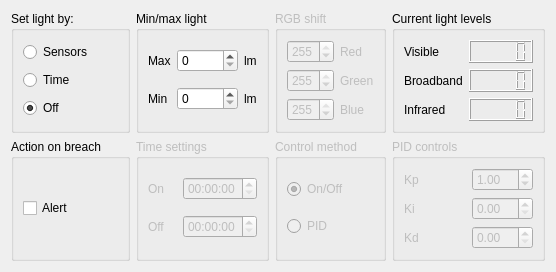
              <widget class="QWidget" name="tab_3">
               <attribute name="title">
                <string>Light</string>
               </attribute>
               <layout class="QGridLayout" name="gridLayout_2">
                <item row="2" column="3">
                 <layout class="QGridLayout" name="gridLayout">
                  <item row="0" column="0">
                   <widget class="QGroupBox" name="groupBox_38">
                    <property name="enabled">
                     <bool>false</bool>
                    </property>
                    <property name="title">
                     <string>Control method</string>
                    </property>
                    <layout class="QHBoxLayout" name="horizontalLayout_67">
                     <item>
                      <layout class="QGridLayout" name="gridLayout_37">
                       <item row="0" column="0">
                        <widget class="QRadioButton" name="light_control_onoff">
                         <property name="text">
                          <string>On/Off</string>
                         </property>
                         <property name="checked">
                          <bool>true</bool>
                         </property>
                        </widget>
                       </item>
                       <item row="1" column="0">
                        <widget class="QRadioButton" name="light_control_pid">
                         <property name="text">
                          <string>PID</string>
                         </property>
                        </widget>
                       </item>
                      </layout>
                     </item>
                    </layout>
                   </widget>
                  </item>
                 </layout>
                </item>
                <item row="0" column="1">
                 <widget class="QGroupBox" name="groupBox_4">
                  <property name="sizePolicy">
                   <sizepolicy hsizetype="MinimumExpanding" vsizetype="Preferred">
                    <horstretch>0</horstretch>
                    <verstretch>0</verstretch>
                   </sizepolicy>
                  </property>
                  <property name="title">
                   <string>Min/max light</string>
                  </property>
                  <layout class="QHBoxLayout" name="horizontalLayout_5">
                   <item>
                    <layout class="QGridLayout" name="gridLayout_4">
                     <item row="1" column="2">
                      <widget class="QLabel" name="label_4">
                       <property name="text">
                        <string>lm</string>
                       </property>
                      </widget>
                     </item>
                     <item row="0" column="1">
                      <widget class="QSpinBox" name="light_light_max">
                       <property name="maximum">
                        <number>10000</number>
                       </property>
                      </widget>
                     </item>
                     <item row="1" column="0">
                      <widget class="QLabel" name="label_2">
                       <property name="text">
                        <string>Min</string>
                       </property>
                      </widget>
                     </item>
                     <item row="0" column="0">
                      <widget class="QLabel" name="label">
                       <property name="text">
                        <string>Max</string>
                       </property>
                      </widget>
                     </item>
                     <item row="0" column="2">
                      <widget class="QLabel" name="label_3">
                       <property name="text">
                        <string>lm</string>
                       </property>
                      </widget>
                     </item>
                     <item row="1" column="1">
                      <widget class="QSpinBox" name="light_light_min">
                       <property name="maximum">
                        <number>10000</number>
                       </property>
                      </widget>
                     </item>
                    </layout>
                   </item>
                  </layout>
                 </widget>
                </item>
                <item row="0" column="3">
                 <widget class="QGroupBox" name="groupBox_2">
                  <property name="enabled">
                   <bool>false</bool>
                  </property>
                  <property name="sizePolicy">
                   <sizepolicy hsizetype="MinimumExpanding" vsizetype="Preferred">
                    <horstretch>0</horstretch>
                    <verstretch>0</verstretch>
                   </sizepolicy>
                  </property>
                  <property name="title">
                   <string>RGB shift</string>
                  </property>
                  <layout class="QHBoxLayout" name="horizontalLayout_7">
                   <item>
                    <layout class="QGridLayout" name="gridLayout_6">
                     <item row="0" column="0">
                      <widget class="QSpinBox" name="light_rgb_red">
                       <property name="enabled">
                        <bool>false</bool>
                       </property>
                       <property name="maximum">
                        <number>255</number>
                       </property>
                       <property name="value">
                        <number>255</number>
                       </property>
                      </widget>
                     </item>
                     <item row="1" column="0">
                      <widget class="QSpinBox" name="light_rgb_green">
                       <property name="enabled">
                        <bool>false</bool>
                       </property>
                       <property name="maximum">
                        <number>255</number>
                       </property>
                       <property name="value">
                        <number>255</number>
                       </property>
                      </widget>
                     </item>
                     <item row="2" column="0">
                      <widget class="QSpinBox" name="light_rgb_blue">
                       <property name="enabled">
                        <bool>false</bool>
                       </property>
                       <property name="maximum">
                        <number>255</number>
                       </property>
                       <property name="value">
                        <number>255</number>
                       </property>
                      </widget>
                     </item>
                     <item row="2" column="1">
                      <widget class="QLabel" name="label_7">
                       <property name="enabled">
                        <bool>false</bool>
                       </property>
                       <property name="text">
                        <string>Blue</string>
                       </property>
                      </widget>
                     </item>
                     <item row="1" column="1">
                      <widget class="QLabel" name="label_8">
                       <property name="enabled">
                        <bool>false</bool>
                       </property>
                       <property name="text">
                        <string>Green</string>
                       </property>
                      </widget>
                     </item>
                     <item row="0" column="1">
                      <widget class="QLabel" name="label_9">
                       <property name="enabled">
                        <bool>false</bool>
                       </property>
                       <property name="text">
                        <string>Red</string>
                       </property>
                      </widget>
                     </item>
                    </layout>
                   </item>
                  </layout>
                 </widget>
                </item>
                <item row="2" column="0">
                 <widget class="QGroupBox" name="groupBox">
                  <property name="title">
                   <string>Action on breach</string>
                  </property>
                  <layout class="QHBoxLayout" name="horizontalLayout_8">
                   <item>
                    <layout class="QGridLayout" name="gridLayout_7">
                     <item row="0" column="0">
                      <widget class="QCheckBox" name="light_bool_alert">
                       <property name="text">
                        <string>Alert</string>
                       </property>
                      </widget>
                     </item>
                    </layout>
                   </item>
                  </layout>
                 </widget>
                </item>
                <item row="0" column="0">
                 <widget class="QGroupBox" name="groupBox_5">
                  <property name="sizePolicy">
                   <sizepolicy hsizetype="MinimumExpanding" vsizetype="Preferred">
                    <horstretch>0</horstretch>
                    <verstretch>0</verstretch>
                   </sizepolicy>
                  </property>
                  <property name="title">
                   <string>Set light by:</string>
                  </property>
                  <layout class="QHBoxLayout" name="horizontalLayout_4">
                   <item>
                    <layout class="QVBoxLayout" name="verticalLayout_3">
                     <item>
                      <widget class="QRadioButton" name="light_trigers_sensors">
                       <property name="sizePolicy">
                        <sizepolicy hsizetype="Minimum" vsizetype="Fixed">
                         <horstretch>0</horstretch>
                         <verstretch>0</verstretch>
                        </sizepolicy>
                       </property>
                       <property name="text">
                        <string>Sensors</string>
                       </property>
                      </widget>
                     </item>
                     <item>
                      <widget class="QRadioButton" name="light_trigers_time">
                       <property name="text">
                        <string>Time</string>
                       </property>
                      </widget>
                     </item>
                     <item>
                      <widget class="QRadioButton" name="light_trigers_off">
                       <property name="text">
                        <string>Off</string>
                       </property>
                       <property name="checked">
                        <bool>true</bool>
                       </property>
                      </widget>
                     </item>
                    </layout>
                   </item>
                  </layout>
                 </widget>
                </item>
                <item row="0" column="4">
                 <widget class="QGroupBox" name="groupBox_21">
                  <property name="sizePolicy">
                   <sizepolicy hsizetype="MinimumExpanding" vsizetype="Preferred">
                    <horstretch>0</horstretch>
                    <verstretch>0</verstretch>
                   </sizepolicy>
                  </property>
                  <property name="title">
                   <string>Current light levels</string>
                  </property>
                  <layout class="QHBoxLayout" name="horizontalLayout_30">
                   <item>
                    <layout class="QGridLayout" name="gridLayout_23">
                     <item row="1" column="0">
                      <widget class="QLabel" name="label_31">
                       <property name="text">
                        <string>Broadband</string>
                       </property>
                      </widget>
                     </item>
                     <item row="0" column="0">
                      <widget class="QLabel" name="label_30">
                       <property name="text">
                        <string>Visible</string>
                       </property>
                      </widget>
                     </item>
                     <item row="1" column="1">
                      <widget class="QLCDNumber" name="light_sensor_lcd_broadband"/>
                     </item>
                     <item row="0" column="1">
                      <widget class="QLCDNumber" name="light_sensor_lcd_visible"/>
                     </item>
                     <item row="2" column="0">
                      <widget class="QLabel" name="label_35">
                       <property name="text">
                        <string>Infrared</string>
                       </property>
                      </widget>
                     </item>
                     <item row="2" column="1">
                      <widget class="QLCDNumber" name="light_sensor_lcd_infrared"/>
                     </item>
                    </layout>
                   </item>
                  </layout>
                 </widget>
                </item>
                <item row="2" column="4">
                 <widget class="QGroupBox" name="groupBox_35">
                  <property name="enabled">
                   <bool>false</bool>
                  </property>
                  <property name="title">
                   <string>PID controls</string>
                  </property>
                  <layout class="QHBoxLayout" name="horizontalLayout_63">
                   <item>
                    <layout class="QGridLayout" name="gridLayout_34">
                     <item row="1" column="1">
                      <widget class="QDoubleSpinBox" name="doubleSpinBox_2"/>
                     </item>
                     <item row="1" column="0">
                      <widget class="QLabel" name="label_80">
                       <property name="text">
                        <string>Ki</string>
                       </property>
                      </widget>
                     </item>
                     <item row="0" column="0">
                      <widget class="QLabel" name="label_79">
                       <property name="text">
                        <string>Kp</string>
                       </property>
                      </widget>
                     </item>
                     <item row="0" column="1">
                      <widget class="QDoubleSpinBox" name="light_pid_control_kp">
                       <property name="maximum">
                        <double>5.000000000000000</double>
                       </property>
                       <property name="singleStep">
                        <double>0.050000000000000</double>
                       </property>
                       <property name="value">
                        <double>1.000000000000000</double>
                       </property>
                      </widget>
                     </item>
                     <item row="2" column="1">
                      <widget class="QDoubleSpinBox" name="light_pid_control_kd"/>
                     </item>
                     <item row="2" column="0">
                      <widget class="QLabel" name="label_81">
                       <property name="text">
                        <string>Kd</string>
                       </property>
                      </widget>
                     </item>
                    </layout>
                   </item>
                  </layout>
                 </widget>
                </item>
                <item row="2" column="1">
                 <widget class="QGroupBox" name="groupBox_3">
                  <property name="enabled">
                   <bool>false</bool>
                  </property>
                  <property name="title">
                   <string>Time settings</string>
                  </property>
                  <layout class="QHBoxLayout" name="horizontalLayout_6">
                   <item>
                    <layout class="QGridLayout" name="gridLayout_5">
                     <item row="1" column="0">
                      <widget class="QLabel" name="label_6">
                       <property name="text">
                        <string>Off</string>
                       </property>
                      </widget>
                     </item>
                     <item row="0" column="0">
                      <widget class="QLabel" name="label_5">
                       <property name="text">
                        <string>On</string>
                       </property>
                      </widget>
                     </item>
                     <item row="0" column="1">
                      <widget class="QTimeEdit" name="light_time_on">
                       <property name="enabled">
                        <bool>false</bool>
                       </property>
                      </widget>
                     </item>
                     <item row="1" column="1">
                      <widget class="QTimeEdit" name="light_time_off">
                       <property name="enabled">
                        <bool>false</bool>
                       </property>
                      </widget>
                     </item>
                    </layout>
                   </item>
                  </layout>
                 </widget>
                </item>
               </layout>
              </widget>
